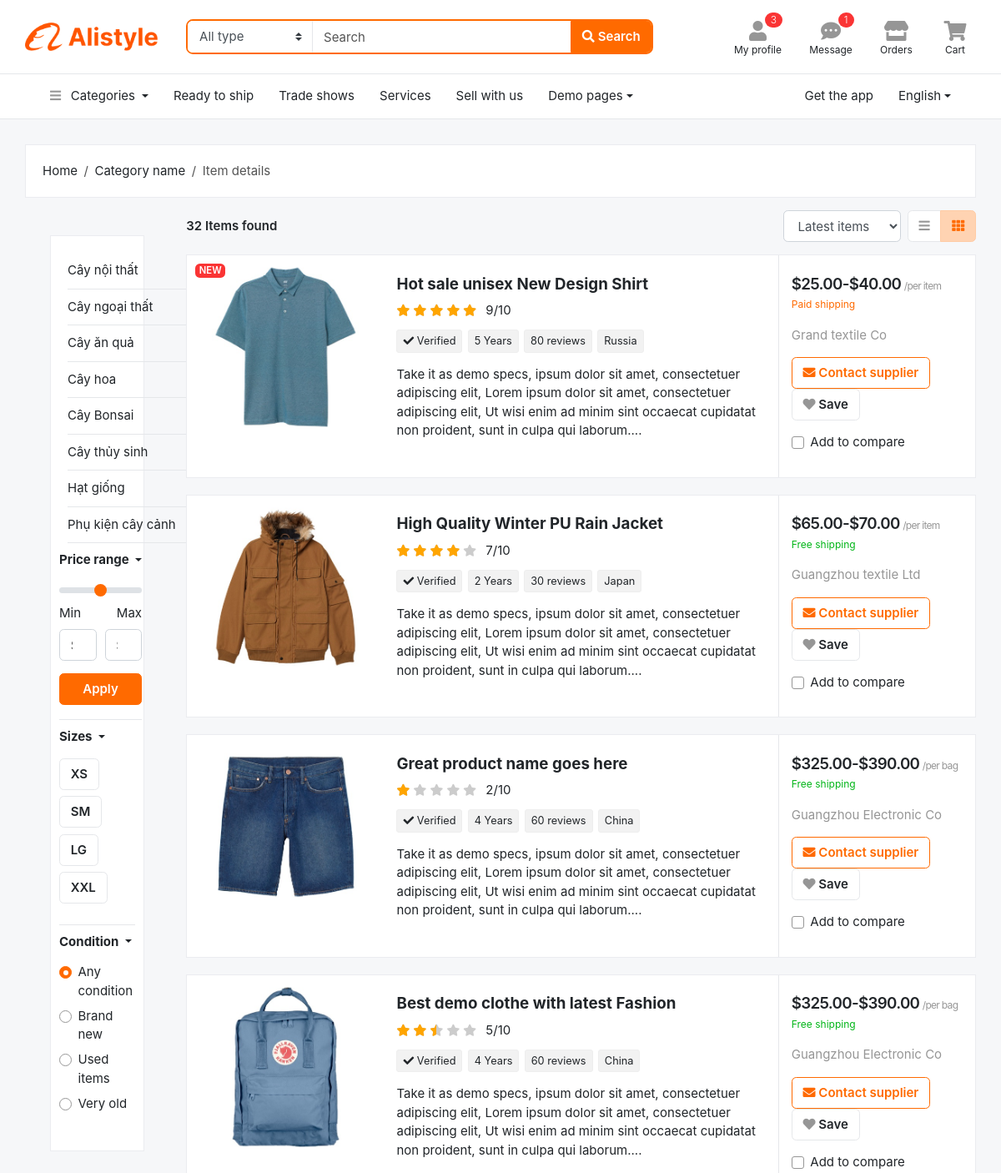
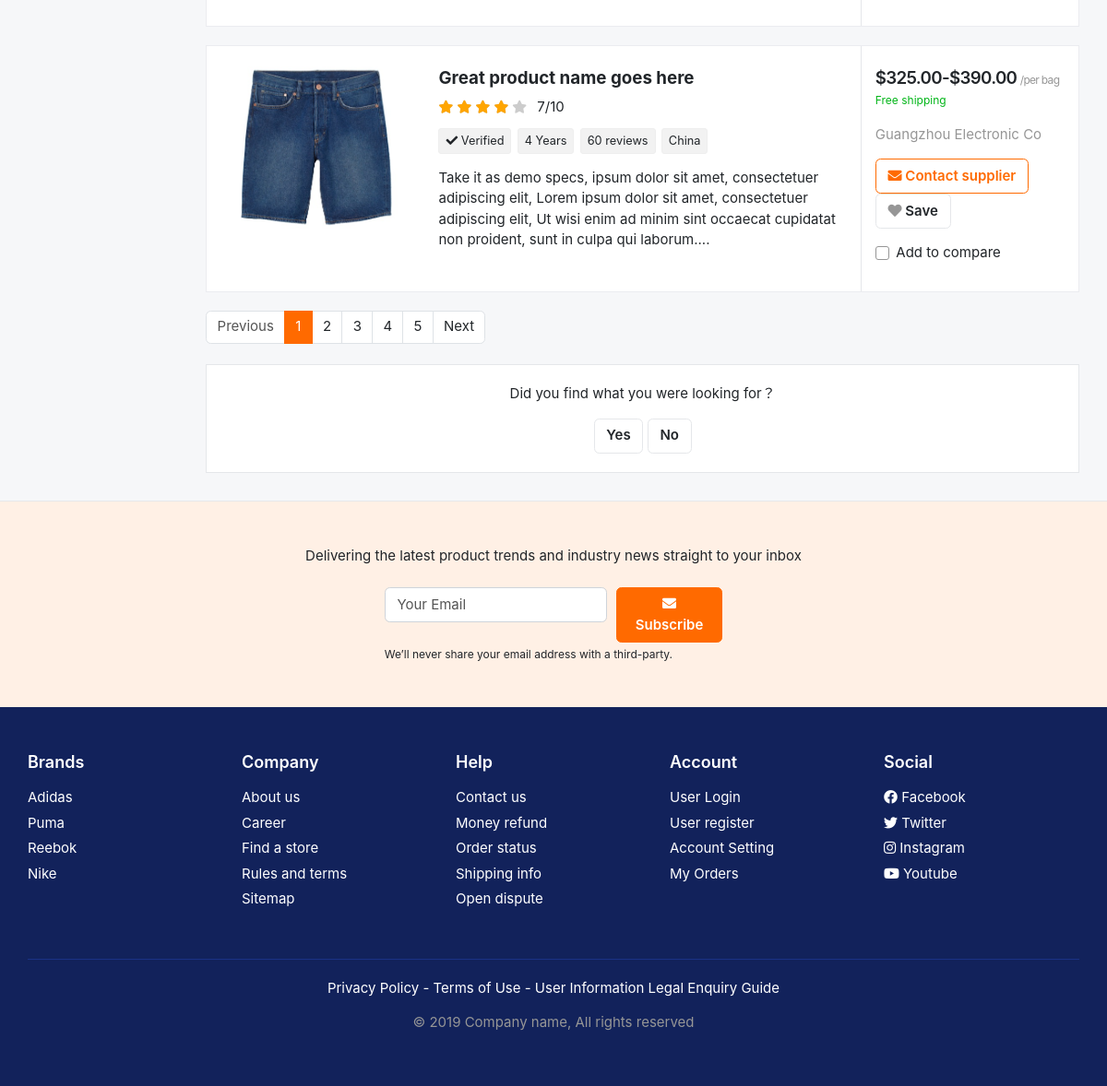
Screenshot of /DoAn_MaNguonMo/DoAn_MaNguonMo/danhsachtheoloai.php with the database file from the repository (2 pictures, top to bottom).
### tables this page shows
CREATE TABLE `danhmuc` (
  `MaDM` int(11) NOT NULL,
  `TenDM` varchar(50) NOT NULL,
  `HinhAnhDM` varchar(50) NOT NULL
);

### DoAn_MaNguonMo/DoAn_MaNguonMo/danhmuc.php (the view, shortened to what this page needs)
<?php
include 'connect.php';
$sql = "SELECT * FROM danhmuc";
$stmt = $conn->prepare($sql);
$stmt->execute();
$categories = $stmt->fetchAll(PDO::FETCH_OBJ);
?>
<div class="container">
<section class="section-main padding-y">
<main class="card">
	<div class="card-body">
<div class="row">
    <aside class="col-lg col-md-2 flex-lg-grow-0">
        <nav class="nav-home-aside">
            <ul class="menu-category">
                <?php
                if ($categories) {
                    foreach ($categories as $category) {
                        echo '<li><a href="danhsachtheodanhmuc.php?danhmuc_id=' . htmlspecialchars($category->MaDM) . '">' . htmlspecialchars($category->TenDM) . '</a></li>';
                    }
                } else {
                    echo "<li><a href='#'>Không tìm thấy danh mục</a></li>";
                }
                ?>
            </ul>
        </nav>
    </aside>

### DoAn_MaNguonMo/DoAn_MaNguonMo/css/ui.css (style rules this page uses)
html { font-family: 'Inter', sans-serif; font-size: 15px; }
.padding-y { padding-top: 30px; padding-bottom: 30px; }
body { background-color: #f6f7f9; }
.nav-home-aside { width: 250px; }
.nav-home-aside .menu-category { margin: 0; padding: 0; }
.nav-home-aside .menu-category li { position: relative; display: block; border-bottom: 1px solid #e5e7ea; }
.nav-home-aside .menu-category a { color: #212529; }
.nav-home-aside .menu-category > li > a { display: block; padding: 10px 0px; }

### DoAn_MaNguonMo/DoAn_MaNguonMo/css/responsive.css (style rules this page uses)
@media (min-width: 1040px) { .container { padding-left: 30px !important; padding-right: 30px !important; } }

### rows the page displays
danhmuc: TenDM "Cây nội thất"
danhmuc: TenDM "Cây ngoại thất"
danhmuc: TenDM "Cây ăn quả"
danhmuc: TenDM "Cây hoa"
danhmuc: TenDM "Cây Bonsai"
danhmuc: TenDM "Cây thủy sinh"
danhmuc: TenDM "Hạt giống"
danhmuc: TenDM "Phụ kiện cây cảnh"
